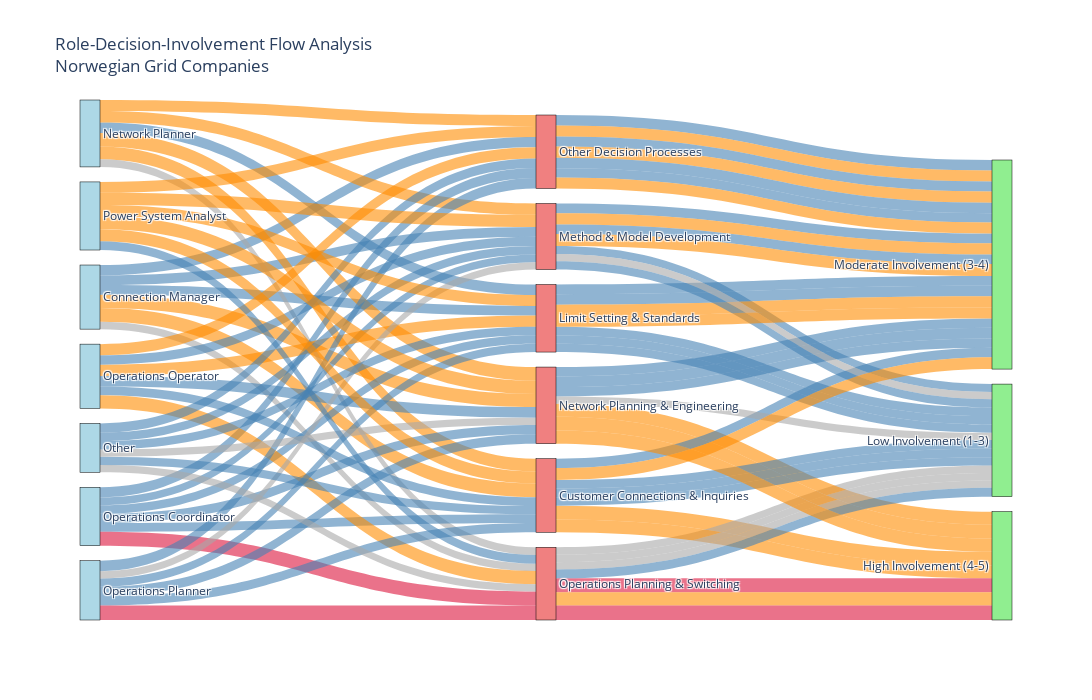

Here is the notebook cell this chart was saved with:
### Code cell
# Example 1: Create all plots for viewing only
#results = create_all_individual_plots(involvement_df, detailed_df, COMPREHENSIVE_MAPPINGS, save_plots=False)

# Example 2: Create and save all plots
results = create_all_individual_plots(involvement_df,detailed_df, COMPREHENSIVE_MAPPINGS,save_plots=True,output_dir='norwegian_grid_analysis/')

# Example 3: Create individual plots one by one
#involvement_data = create_involvement_levels_heatmap(involvement_df, save_plot=True, output_dir='individual_plots/')

#high_resp_data = create_high_responsibility_heatmap(involvement_df, save_plot=True, output_dir='individual_plots/')

# Example 4: Create only specific plots
#sankey_fig = create_sankey_diagram(detailed_df,COMPREHENSIVE_MAPPINGS,save_plot=True,output_dir='flow_diagrams/',filename='norwegian_grid_flow.png')

### Figure 1 — Plotly figure (JSON) as saved in the notebook; plotly's stock layout.template omitted (floating-point values rounded to 4 significant figures)
{"data": [{"link": {"color": ["rgba(255, 140, 0, 0.6)", "rgba(255, 140, 0, 0.6)", "rgba(169, 169, 169, 0.6)", "rgba(169, 169, 169, 0.6)", "rgba(255, 140, 0, 0.6)", "rgba(255, 140, 0, 0.6)", "rgba(70, 130, 180, 0.6)", "rgba(70, 130, 180, 0.6)", "rgba(70, 130, 180, 0.6)", "rgba(70, 130, 180, 0.6)", "rgba(70, 130, 180, 0.6)", "rgba(70, 130, 180, 0.6)", "rgba(255, 140, 0, 0.6)", "rgba(255, 140, 0, 0.6)", "rgba(169, 169, 169, 0.6)", "rgba(169, 169, 169, 0.6)", "rgba(255, 140, 0, 0.6)", "rgba(255, 140, 0, 0.6)", "rgba(70, 130, 180, 0.6)", "rgba(70, 130, 180, 0.6)", "rgba(255, 140, 0, 0.6)", "rgba(255, 140, 0, 0.6)", "rgba(255, 140, 0, 0.6)", "rgba(255, 140, 0, 0.6)", "rgba(70, 130, 180, 0.6)", "rgba(70, 130, 180, 0.6)", "rgba(220, 20, 60, 0.6)", "rgba(220, 20, 60, 0.6)", "rgba(70, 130, 180, 0.6)", "rgba(70, 130, 180, 0.6)", "rgba(70, 130, 180, 0.6)", "rgba(70, 130, 180, 0.6)", "rgba(70, 130, 180, 0.6)", "rgba(70, 130, 180, 0.6)", "rgba(70, 130, 180, 0.6)", "rgba(70, 130, 180, 0.6)", "rgba(70, 130, 180, 0.6)", "rgba(70, 130, 180, 0.6)", "rgba(255, 140, 0, 0.6)", "rgba(255, 140, 0, 0.6)", "rgba(70, 130, 180, 0.6)", "rgba(70, 130, 180, 0.6)", "rgba(255, 140, 0, 0.6)", "rgba(255, 140, 0, 0.6)", "rgba(70, 130, 180, 0.6)", "rgba(70, 130, 180, 0.6)", "rgba(255, 140, 0, 0.6)", "rgba(255, 140, 0, 0.6)", "rgba(70, 130, 180, 0.6)", "rgba(70, 130, 180, 0.6)", "rgba(220, 20, 60, 0.6)", "rgba(220, 20, 60, 0.6)", "rgba(70, 130, 180, 0.6)", "rgba(70, 130, 180, 0.6)", "rgba(70, 130, 180, 0.6)", "rgba(70, 130, 180, 0.6)", "rgba(169, 169, 169, 0.6)", "rgba(169, 169, 169, 0.6)", "rgba(70, 130, 180, 0.6)", "rgba(70, 130, 180, 0.6)", "rgba(70, 130, 180, 0.6)", "rgba(70, 130, 180, 0.6)", "rgba(169, 169, 169, 0.6)", "rgba(169, 169, 169, 0.6)", "rgba(169, 169, 169, 0.6)", "rgba(169, 169, 169, 0.6)", "rgba(70, 130, 180, 0.6)", "rgba(70, 130, 180, 0.6)", "rgba(70, 130, 180, 0.6)", "rgba(70, 130, 180, 0.6)", "rgba(70, 130, 180, 0.6)", "rgba(70, 130, 180, 0.6)", "rgba(255, 140, 0, 0.6)", "rgba(255, 140, 0, 0.6)", "rgba(70, 130, 180, 0.6)", "rgba(70, 130, 180, 0.6)", "rgba(255, 140, 0, 0.6)", "rgba(255, 140, 0, 0.6)", "rgba(255, 140, 0, 0.6)", "rgba(255, 140, 0, 0.6)", "rgba(255, 140, 0, 0.6)", "rgba(255, 140, 0, 0.6)", "rgba(255, 140, 0, 0.6)", "rgba(255, 140, 0, 0.6)"], "source": [0, 7, 0, 8, 0, 9, 0, 10, 0, 11, 0, 12, 1, 7, 1, 8, 1, 9, 1, 10, 1, 11, 1, 12, 2, 7, 2, 8, 2, 9, 2, 10, 2, 11, 2, 12, 3, 7, 3, 8, 3, 9, 3, 10, 3, 11, 3, 12, 4, 7, 4, 8, 4, 9, 4, 10, 4, 11, 4, 12, 5, 7, 5, 8, 5, 9, 5, 10, 5, 11, 5, 12, 6, 7, 6, 8, 6, 9, 6, 10, 6, 11, 6, 12], "target": [7, 13, 8, 15, 9, 13, 10, 14, 11, 14, 12, 14, 7, 13, 8, 15, 9, 13, 10, 14, 11, 14, 12, 14, 7, 15, 8, 13, 9, 14, 10, 15, 11, 15, 12, 14, 7, 15, 8, 13, 9, 14, 10, 14, 11, 14, 12, 14, 7, 14, 8, 13, 9, 14, 10, 15, 11, 15, 12, 14, 7, 15, 8, 15, 9, 15, 10, 15, 11, 15, 12, 14, 7, 14, 8, 15, 9, 13, 10, 14, 11, 14, 12, 14], "value": [4.444, 4.444, 2.333, 2.333, 4.222, 4.222, 3.111, 3.111, 3.111, 3.111, 3.333, 3.333, 4.091, 4.091, 2.455, 2.455, 4.364, 4.364, 3.364, 3.364, 3.636, 3.636, 3.545, 3.545, 2.75, 2.75, 4.5, 4.5, 3, 3, 2.75, 2.75, 2.5, 2.5, 3.25, 3.25, 2.8, 2.8, 4.2, 4.2, 3.4, 3.4, 3.6, 3.6, 3, 3, 3.6, 3.6, 3, 3, 4.667, 4.667, 3, 3, 2.667, 2.667, 2.333, 2.333, 3.333, 3.333, 2.667, 2.667, 2.333, 2.333, 2.333, 2.333, 2.667, 2.667, 2.667, 2.667, 3, 3, 3.833, 3.833, 2.833, 2.833, 4.25, 4.25, 3.5, 3.5, 3.917, 3.917, 3.5, 3.5]}, "node": {"color": ["lightblue", "lightblue", "lightblue", "lightblue", "lightblue", "lightblue", "lightblue", "lightcoral", "lightcoral", "lightcoral", "lightcoral", "lightcoral", "lightcoral", "lightgreen", "lightgreen", "lightgreen"], "label": ["Connection Manager", "Network Planner", "Operations Coordinator", "Operations Operator", "Operations Planner", "Other", "Power System Analyst", "Customer Connections & Inquiries", "Operations Planning & Switching", "Network Planning & Engineering", "Limit Setting & Standards", "Method & Model Development", "Other Decision Processes", "High Involvement (4-5)", "Moderate Involvement (3-4)", "Low Involvement (1-3)"], "line": {"color": "black", "width": 0.5}, "pad": 15, "thickness": 20}, "type": "sankey"}], "layout": {"font": {"size": 12}, "height": 700, "title": {"text": "Role-Decision-Involvement Flow Analysis<br>Norwegian Grid Companies"}, "width": 1200}}
